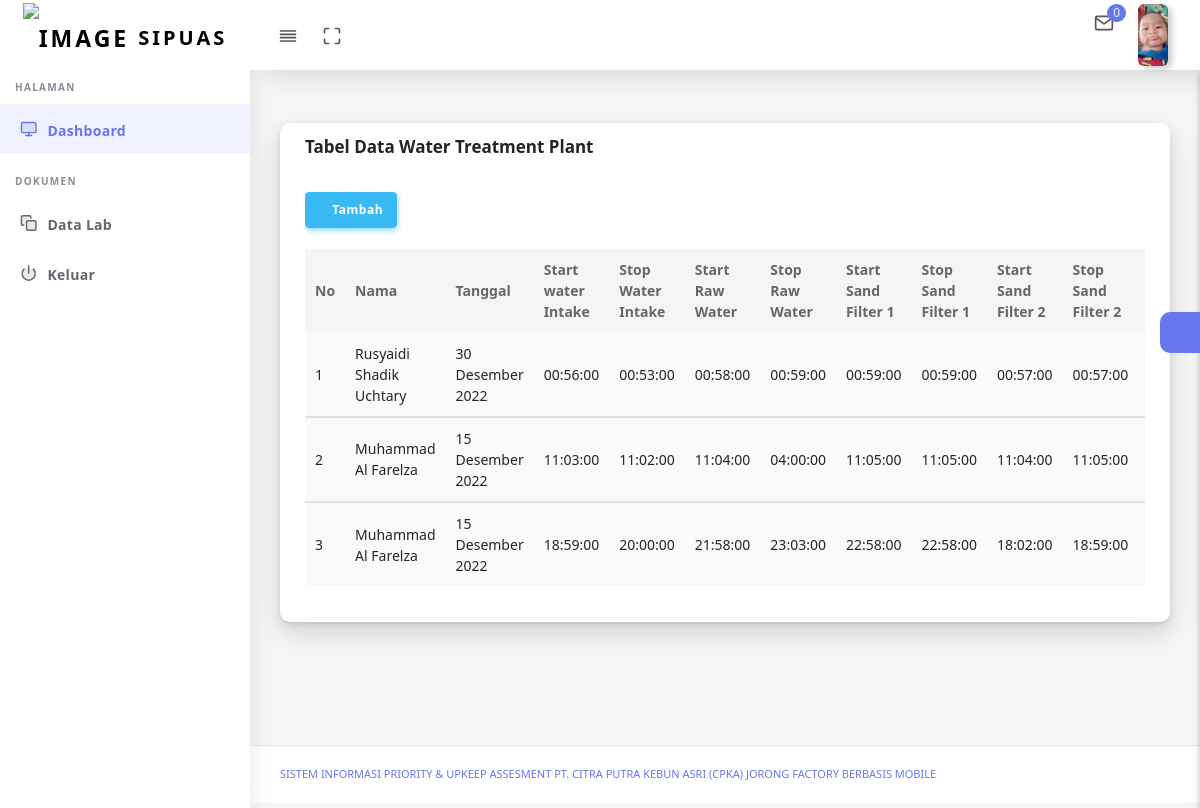
Page /data_wtp_admin_lab.php (signed in) on the committed database.
### tables this page shows
CREATE TABLE `user` (
  `id_user` int(11) NOT NULL,
  `nama` text NOT NULL,
  `username` varchar(100) NOT NULL,
  `password` varchar(100) NOT NULL,
  `level` enum('Manager','Administrator','Admin_LAB','Admin_Proses','Admin_Maintenance','Admin_K3','Operator_Lab','Operator_Proses','Operator_Maintenaance','Operator_K3','Admin_Har','Superadmin') NOT NULL,
  `status` text NOT NULL,
  `foto` text NOT NULL,
  `id_pegawai` int(11) NOT NULL
);

CREATE TABLE `wtp_lab` (
  `id_wtp` int(11) NOT NULL,
  `id_user` int(11) NOT NULL,
  `tanggal` date NOT NULL,
  `start_water_intake` time NOT NULL,
  `stop_water_intake` time NOT NULL,
  `start_raw_water` time NOT NULL,
  `stop_raw_water` time NOT NULL,
  `start_sand_filter1` time NOT NULL,
  `stop_sand_filter1` time NOT NULL,
  `start_sand_filter2` time NOT NULL,
  `stop_sand_filter2` time NOT NULL,
  `start_softener1` time NOT NULL,
  `stop_softener1` time NOT NULL,
  `start_softener2` time NOT NULL,
  `stop_softener2` time NOT NULL,
  `start_pump_domestic1` time NOT NULL,
  `stop_pump_domestic1` time NOT NULL,
  `start_pump_domestic2` time NOT NULL,
  `stop_pump_domestic2` time NOT NULL,
  `soda` varchar(50) NOT NULL,
  `alum` varchar(50) NOT NULL,
  `N3273` varchar(50) NOT NULL,
  `N214` varchar(50) NOT NULL,
  `N2811` varchar(50) NOT NULL,
  `polymer` varchar(50) NOT NULL,
  `NaCL` varchar(50) NOT NULL,
  `proses_awal` varchar(50) NOT NULL,
  `proses_akhir` varchar(20) NOT NULL,
  `boiler_awal` varchar(50) NOT NULL,
  `boiler_akhir` varchar(20) NOT NULL,
  `domestic_awal` varchar(50) NOT NULL,
  `domestic_akhir` varchar(20) NOT NULL,
  `waduk` varchar(50) NOT NULL,
  `sungai` varchar(50) NOT NULL,
  `id_jadwal_shift` int(11) NOT NULL,
  `status_operator` varchar(20) NOT NULL,
  `status_admin` varchar(20) NOT NULL,
  `status_ass` varchar(20) NOT NULL
);

### includes/tgl_indo.php (called while the page is built, shortened)
<?php
    function tanggal_indo($tanggal)
    {
        $tgl = substr($tanggal,8,2);
        $bulan = getbulan(substr($tanggal,5,2));
        $tahun = substr($tanggal,0,4);
        return $tgl.' '.$bulan.' '.$tahun;
    }
    function getbulan($bln)
    {
        switch ($bln) {
            case 12:
                return "Desember";
                break;
        }
    }
?>

### data_wtp_admin_lab.php (the view, shortened to what this page needs)
<?php
include("includes/tgl_indo.php");
?>
<!DOCTYPE html>
<html lang="en">
<head>
  <link rel="stylesheet" href="assets/css/app.min.css">
  <link rel="stylesheet" href="assets/bundles/datatables/datatables.min.css">
  <link rel="stylesheet" href="assets/bundles/datatables/DataTables-1.10.16/css/dataTables.bootstrap4.min.css">
  <link rel="stylesheet" href="assets/bundles/bootstrap-daterangepicker/daterangepicker.css">
  <link rel="stylesheet" href="assets/bundles/bootstrap-colorpicker/dist/css/bootstrap-colorpicker.min.css">
  <link rel="stylesheet" href="assets/bundles/select2/dist/css/select2.min.css">
  <link rel="stylesheet" href="assets/bundles/jquery-selectric/selectric.css">
  <link rel="stylesheet" href="assets/bundles/bootstrap-timepicker/css/bootstrap-timepicker.min.css">
  <link rel="stylesheet" href="assets/bundles/bootstrap-tagsinput/dist/bootstrap-tagsinput.css">
  <link rel="stylesheet" href="assets/css/style.css">
  <link rel="stylesheet" href="assets/css/components.css">
  <link rel="stylesheet" href="assets/css/custom.css">
</head>
<body>
  <div id="app">
    <div class="main-wrapper main-wrapper-1">
      <div class="navbar-bg"></div>
      <?php include ('proses/menu/menu_admin_lab.php')?>
      <div class="main-content">
        <section class="section">
          <div class="section-body">
            <div class="row">
              <div class="col-12">
                <div class="card">
                  <div class="card-header">
                    <h4>Tabel Data Water Treatment Plant</h4>
                  </div>
                  <div class="card-body">
                    <div class="table-responsive">
                    <button class="btn btn-icon btn-info" data-toggle="modal" data-target="#tambah">
                      <i class="fas fa-plus" aria-hidden="true"></i> Tambah
                                                    </button><br><br>
                      <table class="table table-striped table-hover" id="save-stage" style="width:100%;">
                      <thead>
                                        <tr>
                                            <th>No</th>
                                            <th>Nama</th>
                                            <th>Tanggal</th>
                                            <th>Start water Intake</th>
                                            <th>Stop Water Intake</th>
                                            <th>Start Raw Water</th>
                                            <th>Stop Raw Water</th>
                                            <th>Start Sand Filter 1</th>
                                            <th>Stop Sand Filter 1</th>
                                            <th>Start Sand Filter 2</th>
                                            <th>Stop Sand Filter 2</th>
                                            <th>Start Softener 1</th>
                                        </tr>
                                    </thead>
                                    <?php
                                                    $query = mysql_query("SELECT * FROM wtp_lab
                                                    Inner join user on user.id_user = wtp_lab.id_user
                                                    inner join jadwal_shift on jadwal_shift.id_jadwal_shift = wtp_lab.id_jadwal_shift
                                                    inner join shift on shift.id_shift = jadwal_shift.id_shift
                                                    ORDER BY id_wtp");
                                                $no = 1;
                                                    while ($data = mysql_fetch_assoc($query)) {?>
                                    <tbody>
                                        <tr>
                                                <td> <?php echo $no++ ?></td>
                                                <td> <?php echo $data['nama']; ?></td>
                                                <td> <?= tanggal_indo($data['tanggal']); ?> </td>
                                                <td> <?php echo $data['start_water_intake']; ?></td>
                                                <td> <?php echo $data['stop_water_intake']; ?></td>
                                                <td> <?php echo $data['start_raw_water']; ?></td>
                                                <td> <?php echo $data['stop_raw_water']; ?></td>
                                                <td> <?php echo $data['start_sand_filter1']; ?></td>
                                                <td> <?php echo $data['stop_sand_filter1']; ?></td>
                                                <td> <?php echo $data['start_sand_filter2']; ?></td>
                                                <td> <?php echo $data['stop_sand_filter2']; ?></td>
                                                <td> <?php echo $data['start_softener1']; ?></td>
                                        </tr>
                                    </tbody>
                                        <?php  } ?>
                      </table>
                    </div>
                  </div>
                </div>
              </div>
            </div>
          </div>
        </section>
        <div class="settingSidebar">
          <a href="javascript:void(0)" class="settingPanelToggle"> <i class="fa fa-spin fa-cog"></i>
          </a>
        </div>
      </div>
      <footer class="main-footer">
        <div class="footer-left">
          <a href="templateshub.net">Sistem Informasi Priority & Upkeep Assesment PT. Citra Putra Kebun Asri (CPKA) Jorong Factory Berbasis Mobile</a></a>
        </div>
      </footer>
    </div>
  </div>
</body>
</html>

### proses/menu/menu_admin_lab.php (shortened to what this page needs)
<nav class="navbar navbar-expand-lg main-navbar sticky">
        <div class="form-inline mr-auto">
          <ul class="navbar-nav mr-3">
            <li><a href="#" data-toggle="sidebar" class="nav-link nav-link-lg
									collapse-btn"> <i data-feather="align-justify"></i></a></li>
            <li><a href="#" class="nav-link nav-link-lg fullscreen-btn">
                <i data-feather="maximize"></i>
              </a></li>
          </ul>
        </div>
        <ul class="navbar-nav navbar-right">
        <?php
          $query =mysql_query("SELECT * FROM wtp_lab WHERE status_admin='Menunggu'");
           $z = mysql_num_rows($query)
           ?>
          <li class="dropdown dropdown-list-toggle"><a href="#" data-toggle="dropdown"
              class="nav-link nav-link-lg message-toggle"><i data-feather="mail"></i>
              <span class="badge headerBadge1">
              <?php echo $z; ?> </span> </a>
          </li>
          <li class="dropdown"><a href="#" data-toggle="dropdown"
              class="nav-link dropdown-toggle nav-link-lg nav-link-user">
			  <?php
                                    $id_user=$_SESSION['id_user'];
                                    $query_mysql = mysql_query("SELECT * FROM user WHERE id_user='$id_user'")or die(mysql_error());
                                    while($data = mysql_fetch_array($query_mysql)){
                                        ?>
			  <img alt="image" src="foto/<?php echo $data['foto']?>"
			  <?php } ?>
                class="user-img-radious-style"> <span class="d-sm-none d-lg-inline-block"></span></a>
          </li>
        </ul>
      </nav>
<div class="main-sidebar sidebar-style-2">
        <aside id="sidebar-wrapper">
          <div class="sidebar-brand">
            <a href="halaman.php"> <img alt="image" src="assets2/logo/logo.png" class="header-logo" /> <span
                class="logo-name">SIPUAS</span>
            </a>
          </div>
          <ul class="sidebar-menu">
            <li class="menu-header">Halaman</li>
            <li class="dropdown active">
              <a href="halaman.php" class="nav-link"><i data-feather="monitor"></i><span>Dashboard</span></a>
            </li>
            <li class="menu-header">Dokumen</li>
            <li class="dropdown">
              <a href="#" class="menu-toggle nav-link has-dropdown"><i data-feather="copy"></i><span> Data Lab</span></a>
            </li>
            <li class="dropdown">
              <a href="logout.php"><i
                  data-feather="power"></i><span>Keluar</span></a>
            </li>
          </ul>
        </aside>
      </div>

### rows in the picture
user: foto (picture)
wtp_lab: id_user.nama "Rusyaidi Shadik Uchtary", tanggal "30 Desember 2022", start_water_intake "00:56:00", stop_water_intake "00:53:00", start_raw_water "00:58:00", stop_raw_water "00:59:00", start_sand_filter1 "00:59:00", stop_sand_filter1 "00:59:00", start_sand_filter2 "00:57:00", stop_sand_filter2 "00:57:00"
wtp_lab: id_user.nama "Muhammad Al Farelza", tanggal "15 Desember 2022", start_water_intake "11:03:00", stop_water_intake "11:02:00", start_raw_water "11:04:00", stop_raw_water "04:00:00", start_sand_filter1 "11:05:00", stop_sand_filter1 "11:05:00", start_sand_filter2 "11:04:00", stop_sand_filter2 "11:05:00"
wtp_lab: id_user.nama "Muhammad Al Farelza", tanggal "15 Desember 2022", start_water_intake "18:59:00", stop_water_intake "20:00:00", start_raw_water "21:58:00", stop_raw_water "23:03:00", start_sand_filter1 "22:58:00", stop_sand_filter1 "22:58:00", start_sand_filter2 "18:02:00", stop_sand_filter2 "18:59:00"

### other values in the picture
$z "0"
